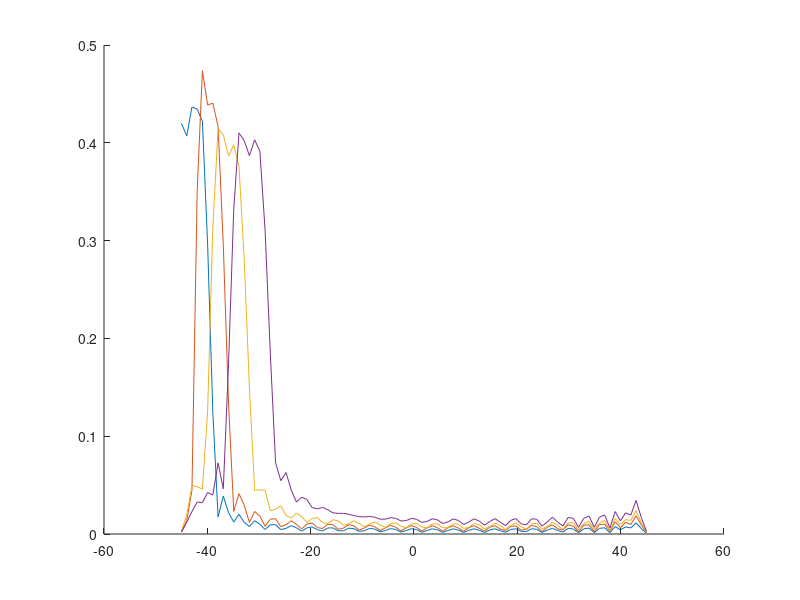
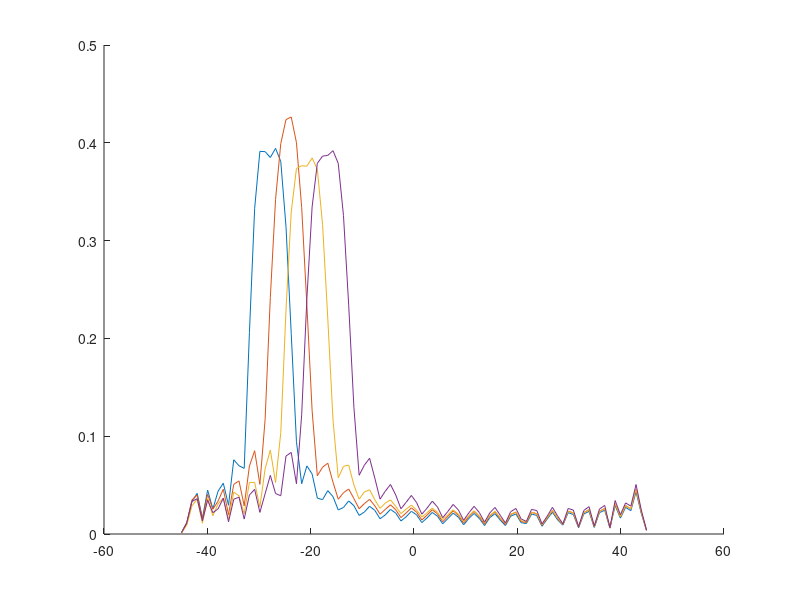
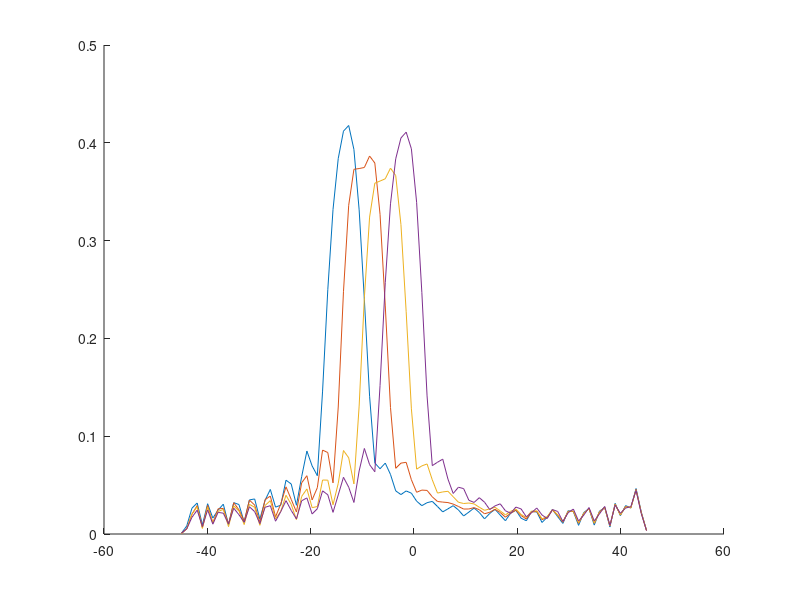
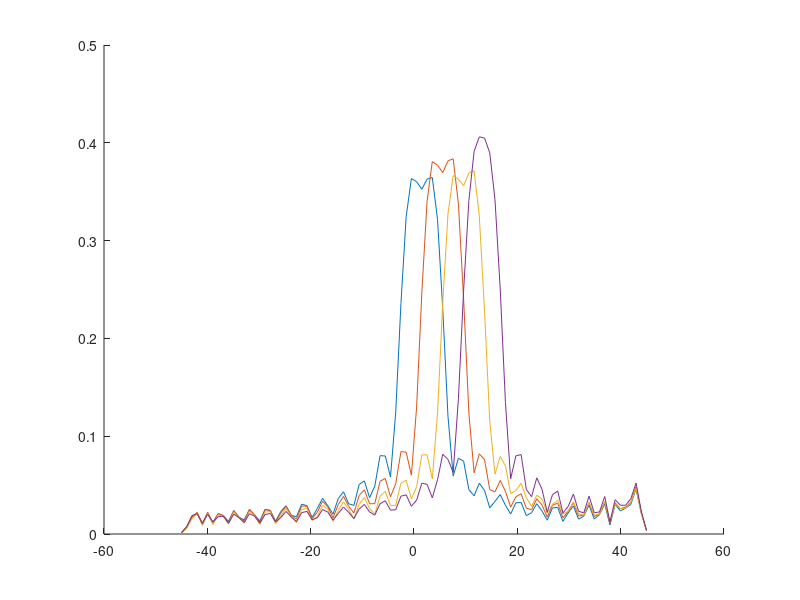

These figures' MATLAB source, in order:
Na = 64;
Nrf = 4;
B = 6;
G = 90;

theta_min = -pi/4;
theta_max = pi/4;
fov = theta_max - theta_min;

ns = (1:Na)';
phis = linspace(theta_min, theta_max, G);


% b = 6;
% n = 2;

for b = 1:B

    figure; hold on;
    
    for n = 1:Nrf
    
        t_min = theta_min + (b-1)*fov/B + (n-1)*fov/B/Nrf;
        t_max = theta_min + (b-1)*fov/B + n*fov/B/Nrf;
        
        
        [~, idx1] = min(abs(phis - t_min));
        [~, idx2] = min(abs(phis - t_max));
        
        idx1 = max(idx1 - 1, 1);
        idx2 = min(idx2 + 1, G);
        
        A = exp(1j.*((ns-1)*phis));
        
        bv = zeros(G, 1);
        bv(idx1:idx2) = 1;
        
        % Given: A (matrix), b (vector)
        u_unc = (A * A') \ (A * bv); % Unconstrained solution
        
        % Normalize to satisfy f^H A A^H f = 1
        u_opt = u_unc / sqrt(u_unc' * (A * A') * u_unc);
        
        u_opt'*A*A'*u_opt;
        
        norm(A'*u_opt-bv)^2;
        
        plot(phis*180/pi, abs(A'*u_opt))
    
    end
end
